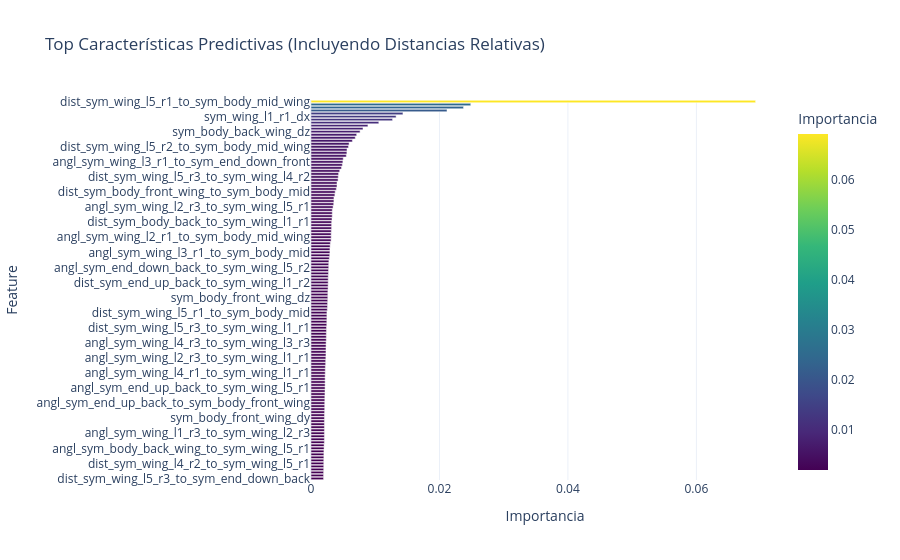

The cell this chart's notebook holds for it:
### Code cell
# ---------------------------------------------------------
# Analizar la Importancia de las Características (Feature Importance)
# ---------------------------------------------------------
rf_dist.fit(X_completo, y_reg)
importancias = rf_dist.feature_importances_

df_imp = pd.DataFrame({
    'Feature': X_completo.columns,
    'Importancia': importancias
}).sort_values(by='Importancia', ascending=False).head(len(X_completo.columns)//5)

fig_imp = px.bar(
    df_imp, 
    x='Importancia', 
    y='Feature', 
    orientation='h',
    title='Top Características Predictivas (Incluyendo Distancias Relativas)',
    color='Importancia',
    color_continuous_scale='Viridis',
    template='plotly_white'
)
fig_imp.update_layout(yaxis={'categoryorder':'total ascending'}) 
fig_imp.show()
print("Numero de Features Relevantes", len(list(df_imp['Feature'])))

### Figure 1 — Plotly figure (JSON) as saved in the notebook; plotly's stock layout.template omitted (floating-point values rounded to 4 significant figures)
{"data": [{"alignmentgroup": "True", "hovertemplate": "Importancia=%{marker.color}<br>Feature=%{y}<extra></extra>", "legendgroup": "", "marker": {"color": [0.06922, 0.02487, 0.02375, 0.02118, 0.01431, 0.01325, 0.0127, 0.01056, 0.008864, 0.008094, 0.007641, 0.007109, 0.006889, 0.00644, 0.005928, 0.00583, 0.005609, 0.005587, 0.005495, 0.00502, 0.004965, 0.004879, 0.004747, 0.004468, 0.004296, 0.004241, 0.004217, 0.004053, 0.004052, 0.003942, 0.003764, 0.003717, 0.003569, 0.003567, 0.003534, 0.003437, 0.003317, 0.003312, 0.003304, 0.003271, 0.003216, 0.003208, 0.003205, 0.003164, 0.003144, 0.003142, 0.003128, 0.003015, 0.002975, 0.002947, 0.002945, 0.00291, 0.002852, 0.002783, 0.002756, 0.002755, 0.002728, 0.002716, 0.002685, 0.00268, 0.002675, 0.002664, 0.002657, 0.002626, 0.002619, 0.002614, 0.0026, 0.00258, 0.002568, 0.002537, 0.002478, 0.002473, 0.002471, 0.002458, 0.002456, 0.002409, 0.002406, 0.002386, 0.002385, 0.002378, 0.002351, 0.002346, 0.002335, 0.002331, 0.002329, 0.002308, 0.002285, 0.002282, 0.002233, 0.00222, 0.002218, 0.002202, 0.0022, 0.002199, 0.002196, 0.002191, 0.002182, 0.002174, 0.002152, 0.00215, 0.002137, 0.002131, 0.00213, 0.002118, 0.002097, 0.002095, 0.002089, 0.002087, 0.002087, 0.002087, 0.002086, 0.002083, 0.00208, 0.002078, 0.002036, 0.002032, 0.002009, 0.002002, 0.001999, 0.001987, 0.001985, 0.001982, 0.001976, 0.001962, 0.001955, 0.001953], "coloraxis": "coloraxis", "pattern": {"shape": ""}}, "name": "", "offsetgroup": "", "orientation": "h", "showlegend": false, "textposition": "auto", "type": "bar", "x": [0.06922, 0.02487, 0.02375, 0.02118, 0.01431, 0.01325, 0.0127, 0.01056, 0.008864, 0.008094, 0.007641, 0.007109, 0.006889, 0.00644, 0.005928, 0.00583, 0.005609, 0.005587, 0.005495, 0.00502, 0.004965, 0.004879, 0.004747, 0.004468, 0.004296, 0.004241, 0.004217, 0.004053, 0.004052, 0.003942, 0.003764, 0.003717, 0.003569, 0.003567, 0.003534, 0.003437, 0.003317, 0.003312, 0.003304, 0.003271, 0.003216, 0.003208, 0.003205, 0.003164, 0.003144, 0.003142, 0.003128, 0.003015, 0.002975, 0.002947, 0.002945, 0.00291, 0.002852, 0.002783, 0.002756, 0.002755, 0.002728, 0.002716, 0.002685, 0.00268, 0.002675, 0.002664, 0.002657, 0.002626, 0.002619, 0.002614, 0.0026, 0.00258, 0.002568, 0.002537, 0.002478, 0.002473, 0.002471, 0.002458, 0.002456, 0.002409, 0.002406, 0.002386, 0.002385, 0.002378, 0.002351, 0.002346, 0.002335, 0.002331, 0.002329, 0.002308, 0.002285, 0.002282, 0.002233, 0.00222, 0.002218, 0.002202, 0.0022, 0.002199, 0.002196, 0.002191, 0.002182, 0.002174, 0.002152, 0.00215, 0.002137, 0.002131, 0.00213, 0.002118, 0.002097, 0.002095, 0.002089, 0.002087, 0.002087, 0.002087, 0.002086, 0.002083, 0.00208, 0.002078, 0.002036, 0.002032, 0.002009, 0.002002, 0.001999, 0.001987, 0.001985, 0.001982, 0.001976, 0.001962, 0.001955, 0.001953], "xaxis": "x", "y": ["dist_sym_wing_l5_r1_to_sym_body_mid_wing", "angl_sym_wing_l2_r2_to_sym_body_mid_wing", "sym_wing_l5_r1_dz", "sym_wing_l3_r1_dy", "dist_sym_wing_l1_r1_to_sym_wing_l5_r1", "sym_wing_l1_r1_dx", "dist_sym_wing_l4_r3_to_sym_wing_l3_r3", "dist_sym_wing_l4_r1_to_sym_body_front_wing", "angl_sym_body_back_to_sym_wing_l1_r1", "angl_sym_wing_l5_r1_to_sym_body_mid_wing", "sym_body_back_wing_dz", "dist_sym_body_back_wing_to_sym_wing_l5_r1", "dist_sym_wing_l5_r3_to_sym_body_mid_wing", "sym_wing_l5_r3_dz", "dist_sym_wing_l5_r3_to_sym_wing_l2_r1", "dist_sym_wing_l5_r2_to_sym_body_mid_wing", "sym_wing_l4_r3_dx", "dist_sym_wing_l5_r3_to_sym_wing_l1_r2", "angl_sym_wing_l1_r3_to_sym_wing_l5_r1", "sym_body_mid_wing_dz", "angl_sym_wing_l3_r1_to_sym_end_down_front", "angl_sym_wing_l3_r2_to_sym_end_up_front", "sym_wing_l2_r1_dz", "pt_wing_point_dz", "angl_sym_wing_l1_r3_to_sym_wing_l5_r3", "dist_sym_wing_l5_r3_to_sym_wing_l4_r2", "dist_sym_body_back_wing_to_sym_wing_l4_r3", "dist_sym_wing_l4_r3_to_sym_body_front_wing", "angl_sym_body_front_wing_to_sym_body_mid_wing", "angl_sym_wing_l2_r3_to_sym_body_mid_wing", "dist_sym_body_front_wing_to_sym_body_mid", "angl_sym_wing_l5_r3_to_sym_end_down_back", "dist_sym_body_front_wing_to_sym_wing_l2_r1", "angl_sym_end_down_front_to_sym_wing_l4_r2", "dist_sym_wing_l1_r3_to_sym_wing_l5_r3", "angl_sym_wing_l2_r3_to_sym_wing_l5_r1", "angl_sym_wing_l1_r3_to_sym_body_back_wing", "angl_sym_wing_l4_r3_to_sym_body_mid", "angl_sym_wing_l4_r3_to_sym_wing_l2_r1", "dist_sym_body_front_wing_to_sym_body_mid_wing", "dist_sym_body_back_to_sym_wing_l1_r1", "sym_end_down_front_dy", "angl_sym_wing_l4_r1_to_sym_end_down_front", "angl_sym_wing_l5_r3_to_sym_body_front_wing", "dist_sym_end_down_back_to_sym_wing_l4_r3", "angl_sym_wing_l2_r1_to_sym_body_mid_wing", "angl_sym_wing_l3_r3_to_sym_wing_l5_r1", "dist_sym_wing_l4_r3_to_sym_wing_l4_r2", "sym_body_back_wing_dy", "sym_wing_l3_r2_dy", "angl_sym_wing_l3_r1_to_sym_body_mid", "dist_sym_wing_l5_r1_to_sym_wing_l1_r2", "dist_sym_body_back_wing_to_sym_wing_l5_r2", "dist_sym_end_up_back_to_sym_wing_l5_r3", "dist_sym_wing_l4_r3_to_sym_wing_l4_r1", "angl_sym_end_down_back_to_sym_wing_l5_r2", "angl_sym_wing_l4_r3_to_sym_wing_l4_r2", "sym_wing_l2_r1_dy", "dist_sym_wing_l1_r3_to_sym_wing_l2_r3", "sym_wing_l2_r2_dz", "dist_sym_end_up_back_to_sym_wing_l1_r2", "dist_sym_wing_l1_r2_to_sym_body_mid", "angl_sym_wing_l5_r1_to_sym_body_mid", "angl_sym_wing_l4_r1_to_sym_body_mid", "angl_sym_wing_l1_r3_to_sym_wing_l3_r3", "sym_body_front_wing_dz", "sym_wing_l1_r2_dx", "dist_sym_wing_l1_r3_to_sym_wing_l1_r1", "angl_sym_wing_l3_r3_to_sym_wing_l4_r2", "dist_sym_wing_l5_r3_to_sym_wing_l3_r3", "dist_sym_wing_l5_r1_to_sym_body_mid", "dist_sym_wing_l3_r1_to_sym_body_back", "dist_sym_body_back_wing_to_sym_wing_l1_r1", "angl_sym_wing_l5_r3_to_sym_wing_l2_r1", "dist_sym_end_down_front_to_sym_wing_l2_r1", "dist_sym_wing_l5_r3_to_sym_wing_l1_r1", "angl_sym_wing_l3_r3_to_sym_body_back", "dist_sym_body_front_wing_to_sym_wing_l3_r2", "sym_body_mid_wing_dx", "angl_sym_wing_l1_r1_to_sym_wing_l2_r1", "angl_sym_wing_l4_r3_to_sym_wing_l3_r3", "dist_sym_wing_l4_r2_to_sym_body_mid_wing", "dist_sym_body_back_to_sym_wing_l1_r2", "angl_sym_end_up_front_to_sym_body_mid", "angl_sym_wing_l5_r1_to_sym_wing_l2_r1", "angl_sym_wing_l2_r3_to_sym_wing_l1_r1", "dist_sym_wing_l3_r3_to_sym_body_front_wing", "sym_wing_l5_r1_dx", "sym_end_down_back_dz", "angl_sym_body_back_wing_to_sym_wing_l3_r2", "angl_sym_wing_l4_r1_to_sym_wing_l1_r1", "angl_sym_wing_l5_r3_to_sym_wing_l1_r2", "angl_sym_wing_l2_r3_to_sym_end_up_front", "dist_sym_wing_l3_r1_to_sym_wing_l5_r2", "angl_sym_end_up_back_to_sym_wing_l4_r1", "angl_sym_end_up_back_to_sym_wing_l5_r1", "dist_sym_body_front_wing_to_sym_wing_l2_r2", "dist_sym_wing_l1_r3_to_sym_wing_l1_r2", "dist_sym_wing_l4_r3_to_sym_wing_l1_r2", "dist_sym_wing_l3_r2_to_sym_wing_l2_r1", "angl_sym_end_up_back_to_sym_body_front_wing", "angl_sym_wing_l2_r3_to_sym_wing_l2_r1", "sym_wing_l3_r2_dz", "angl_sym_end_up_back_to_sym_wing_l1_r1", "dist_sym_wing_l2_r3_to_sym_wing_l5_r1", "sym_body_front_wing_dy", "sym_wing_l5_r2_dz", "dist_sym_wing_l5_r2_to_sym_wing_l1_r1", "angl_sym_body_back_to_sym_wing_l5_r1", "sym_wing_l2_r3_dy", "angl_sym_wing_l1_r3_to_sym_wing_l2_r3", "angl_sym_wing_l5_r3_to_sym_wing_l3_r3", "angl_sym_wing_l2_r3_to_sym_wing_l5_r2", "dist_sym_body_front_wing_to_sym_body_back", "dist_sym_wing_l4_r1_to_sym_body_mid", "angl_sym_body_back_wing_to_sym_wing_l5_r1", "angl_sym_wing_l4_r1_to_sym_body_mid_wing", "angl_sym_wing_l1_r1_to_sym_wing_l5_r1", "angl_sym_end_down_back_to_sym_wing_l3_r1", "dist_sym_wing_l1_r3_to_sym_wing_l5_r2", "dist_sym_wing_l4_r2_to_sym_wing_l5_r1", "dist_sym_wing_l4_r1_to_sym_end_down_front", "dist_sym_wing_l4_r2_to_sym_body_mid", "dist_sym_wing_l5_r1_to_sym_wing_l3_r2", "dist_sym_body_back_wing_to_sym_body_mid_wing", "dist_sym_wing_l5_r3_to_sym_end_down_back"], "yaxis": "y"}], "layout": {"autosize": true, "barmode": "relative", "coloraxis": {"colorbar": {"title": {"text": "Importancia"}}, "colorscale": [[0, "#440154"], [0.1111, "#482878"], [0.2222, "#3e4989"], [0.3333, "#31688e"], [0.4444, "#26828e"], [0.5556, "#1f9e89"], [0.6667, "#35b779"], [0.7778, "#6ece58"], [0.8889, "#b5de2b"], [1, "#fde725"]]}, "legend": {"tracegroupgap": 0}, "title": {"text": "Top Características Predictivas (Incluyendo Distancias Relativas)"}, "xaxis": {"anchor": "y", "autorange": true, "domain": [0, 1], "range": [0, 0.07286], "title": {"text": "Importancia"}, "type": "linear"}, "yaxis": {"anchor": "x", "autorange": true, "categoryorder": "total ascending", "domain": [0, 1], "range": [-0.5, 125.5], "title": {"text": "Feature"}, "type": "category"}}}
